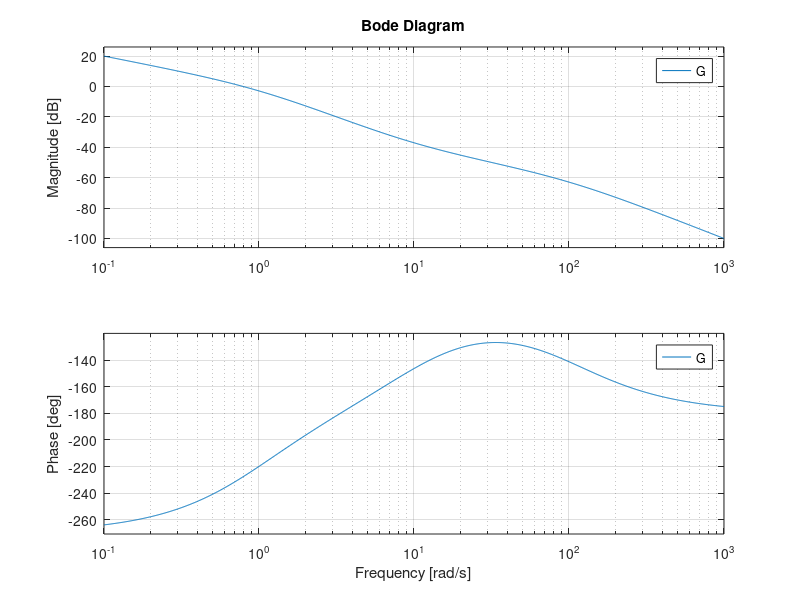
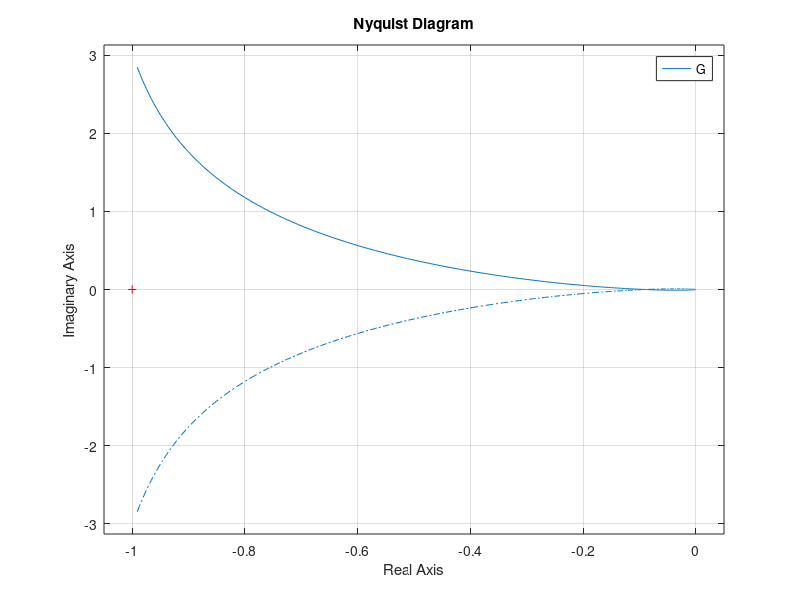
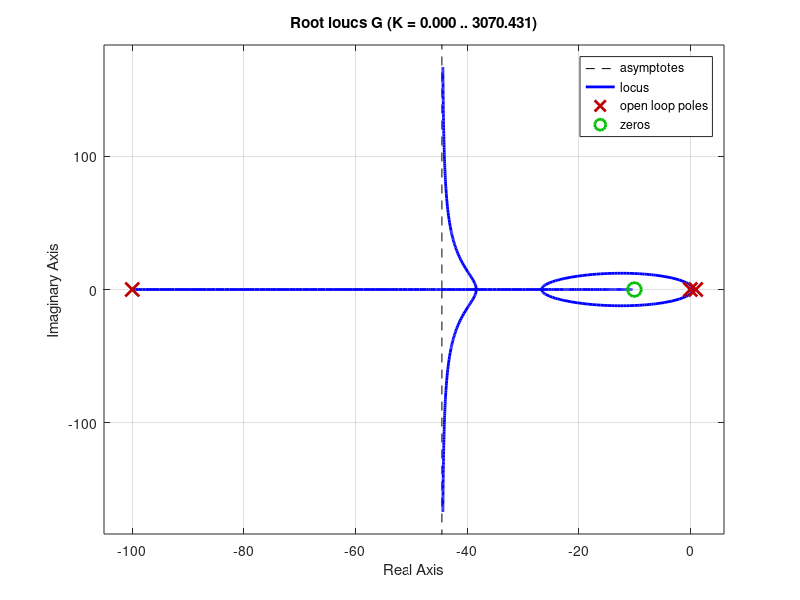
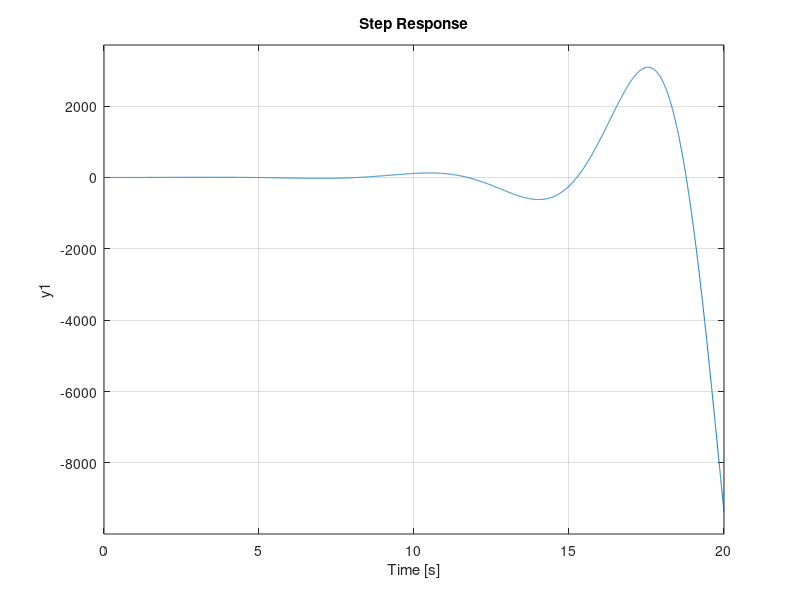

MATLAB code to generate these figures, in order:
%% ECEN 4138 HW 11 Problem 6.25
% Ian Faber

%% Housekeeping
clc; clear; close all;

%% Setup
s = tf('s');

% s = 0.001*1i;

G = 1*(s/10 + 1)/(s*(s-1)*(s/100 + 1));
% G = 1/(s-1)

%% Plotting
figure
bode(G)

figure
nyquist(G)

figure
rlocus(G)

figure
step(feedback(G,1))
